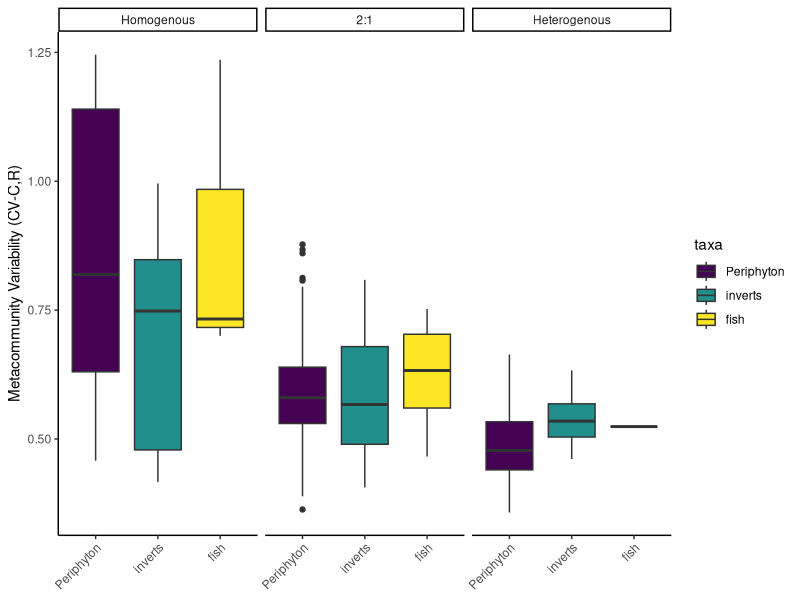
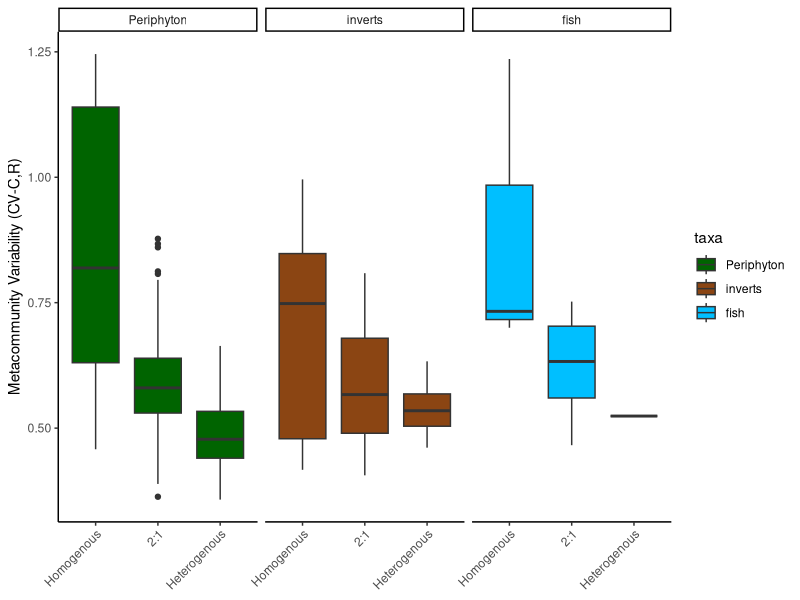
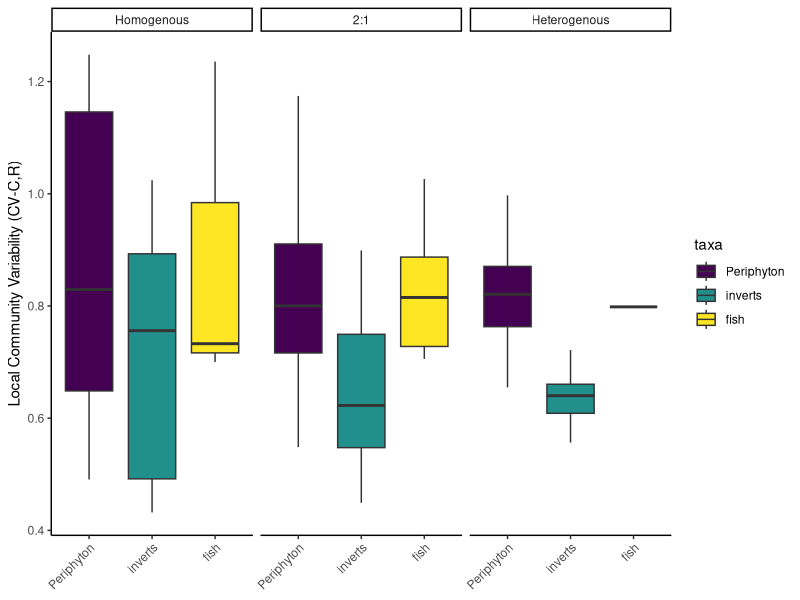
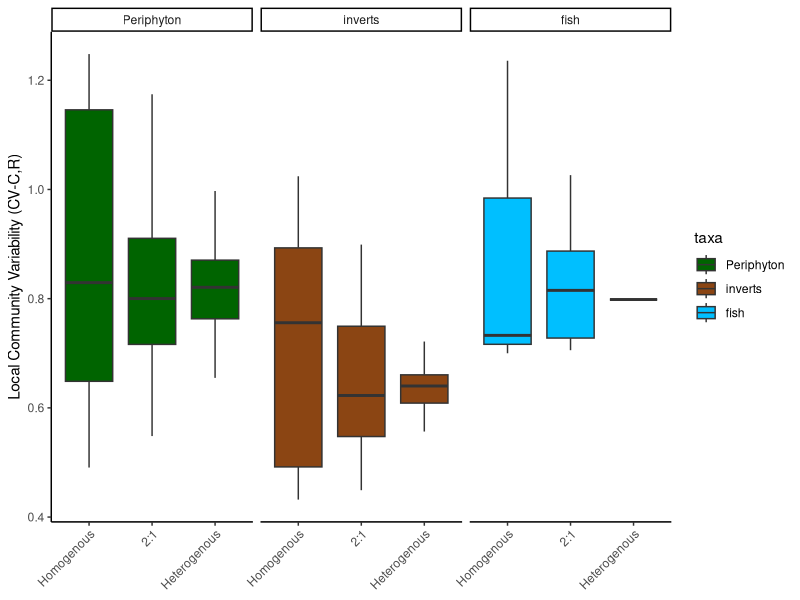
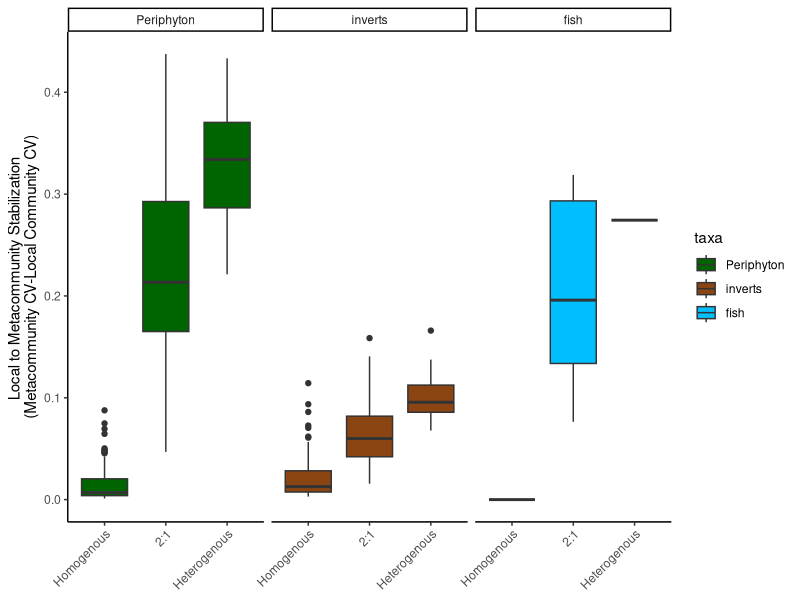
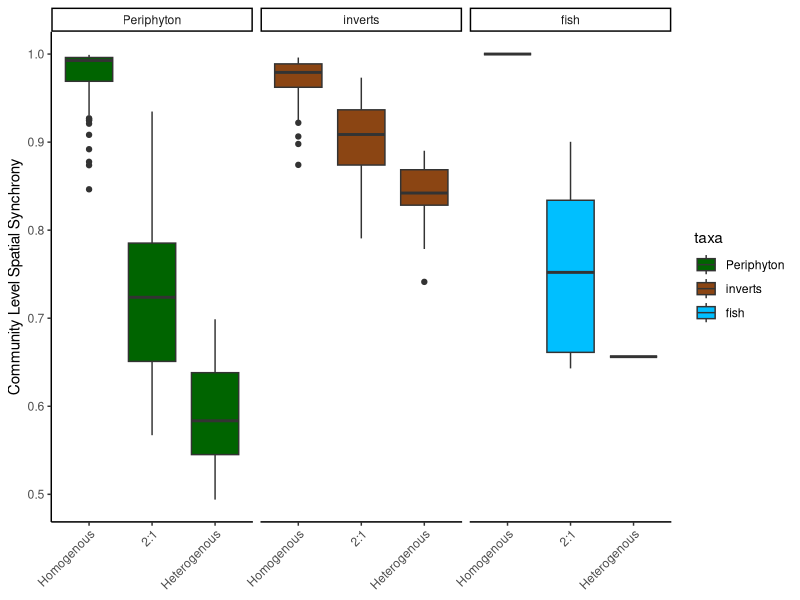
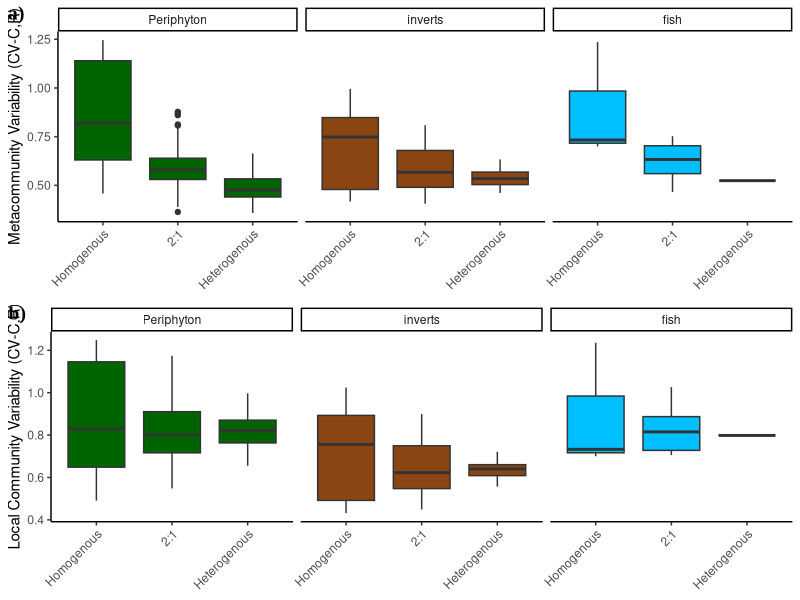
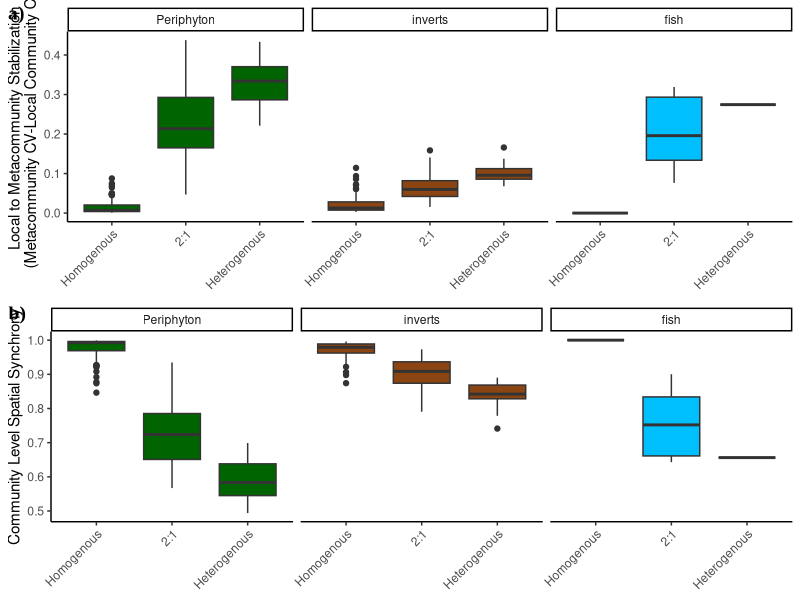

Reproduce these figures in R, in order.
#### Plotting Variance Paritioning Results across all taxa

library(tidyverse)
library(ggplot2)
library(ggpubr)

##Read in variance partitoning results

inverts <- read.csv("data/variance_partitioning_results/invert_var_partition_results_bootstrapped.csv") %>%
  rename(Combination = "Combo") %>%
  select(taxa, Iteration, Combination, combo_type, CV_C_L, CV_C_R, CV_S_L, CV_S_R, phi_C_L2R, phi_S_L2R, phi_S2C_L, phi_S2C_R, cv_diff)

pd <- read.csv("data/variance_partitioning_results/peri_var_partition_results_bootstrapped.csv") %>%
  rename(Combination = "Combo") %>%
  select(taxa, Iteration, Combination, combo_type, CV_C_L, CV_C_R, CV_S_L, CV_S_R, phi_C_L2R, phi_S_L2R, phi_S2C_L, phi_S2C_R, cv_diff)

fish <- read.csv("data/variance_partitioning_results/fish_var_partition_results.csv") %>%
  mutate(Iteration = 1) %>%
  select(taxa, Iteration, Combination, combo_type, CV_C_L, CV_C_R, CV_S_L, CV_S_R, phi_C_L2R, phi_S_L2R, phi_S2C_L, phi_S2C_R, cv_diff)

df <- rbind(inverts, pd, fish)

df$combo_type <- ordered(df$combo_type,
                         levels = c("Homogenous", "2:1", "Heterogenous"))
df$taxa <- ordered(df$taxa,
                   levels = c("Periphyton", "Detritus", "inverts", "fish"))

##
meta_cv <- ggplot(df, aes(x = taxa, y = CV_C_R, group = taxa, fill = taxa)) +
  geom_boxplot() +
  theme_classic() +
  ylab("Metacommunity Variability (CV-C,R)")+
  theme(axis.text.x = element_text(angle = 45, hjust = 1), axis.title.x = element_blank(), legend.position = "right") +
  facet_wrap(~combo_type)
meta_cv

meta_cv_2 <- ggplot(df, aes(x = combo_type, y = CV_C_R, group = combo_type, fill = taxa)) +
  geom_boxplot() +
  scale_fill_manual(values = c("darkgreen", "chocolate4", "deepskyblue", "darksalmon"))+
  theme_classic() +
  ylab("Metacommunity Variability (CV-C,R)")+
  theme(axis.text.x = element_text(angle = 45, hjust = 1), axis.title.x = element_blank(), legend.position = "right") +
  facet_wrap(~taxa, nrow = 1)
meta_cv_2

local_cv <- ggplot(df, aes(x = taxa, y = CV_C_L, group = taxa, fill = taxa)) +
  geom_boxplot() +
  theme_classic() +
  ylab("Local Community Variability (CV-C,R)")+
  theme(axis.text.x = element_text(angle = 45, hjust = 1), axis.title.x = element_blank(), legend.position = "right") +
  facet_wrap(~combo_type)
local_cv

local_cv_2 <- ggplot(df, aes(x = combo_type, y = CV_C_L, group = combo_type, fill = taxa)) +
  geom_boxplot() +
  theme_classic() +
  scale_fill_manual(values = c("darkgreen", "chocolate4", "deepskyblue", "darksalmon"))+
  ylab("Local Community Variability (CV-C,R)")+
  theme(axis.text.x = element_text(angle = 45, hjust = 1), axis.title.x = element_blank(), legend.position = "right") +
  facet_wrap(~taxa, nrow = 1)
local_cv_2


cv_diff<- ggplot(df, aes(x = combo_type, y = cv_diff, group = combo_type, fill = taxa)) +
  geom_boxplot() +
  theme_classic() +
  scale_fill_manual(values = c("darkgreen", "chocolate4", "deepskyblue", "darksalmon"))+
  ylab("Local to Metacommunity Stabilization \n(Metacommunity CV-Local Community CV)")+
  theme(axis.text.x = element_text(angle = 45, hjust = 1), axis.title.x = element_blank(), legend.position = "right") +
  facet_wrap(~taxa, nrow = 1)
cv_diff


comm_async<- ggplot(df, aes(x = combo_type, y = phi_C_L2R, group = combo_type, fill = taxa)) +
  geom_boxplot() +
  theme_classic() +
  scale_fill_manual(values = c("darkgreen", "chocolate4", "deepskyblue", "darksalmon"))+
  ylab("Community Level Spatial Synchrony")+
  theme(axis.text.x = element_text(angle = 45, hjust = 1), axis.title.x = element_blank(), legend.position = "right") +
  facet_wrap(~taxa, nrow = 1)
comm_async


meta_local_cv <- ggarrange(meta_cv_2, local_cv_2, legend = "none", 
                           labels = c("a)", "b)", "c)"),
                           ncol = 1, nrow = 2, font.label = list(colour = "black", size = 14, family = "Times New Roman"))
meta_local_cv

cv_dif_async <- ggarrange(cv_diff, comm_async, legend = "none", 
                           labels = c("a)", "b)"),
                           ncol = 1, nrow = 2, font.label = list(colour = "black", size = 14, family = "Times New Roman"))
cv_dif_async

##Plotting Results without detritus -----------------------
df_2 <- df %>%
  filter(taxa != "Detritus")
df_2$combo_type <- ordered(df_2$combo_type,
                         levels = c("Homogenous", "2:1", "Heterogenous"))
df_2$taxa <- ordered(df_2$taxa,
                   levels = c("Periphyton", "inverts", "fish"))

##

meta_cv_2 <- ggplot(df_2, aes(x = combo_type, y = CV_C_R, group = combo_type, fill = taxa)) +
  geom_boxplot() +
  scale_fill_manual(values = c("darkgreen",  "deepskyblue", "darksalmon"))+
  theme_classic() +
  ylab("Metacommunity Variability (CV-C,R)")+
  theme(axis.title.x = element_blank(), legend.position = "right") +
  facet_wrap(~taxa, nrow = 1)
meta_cv_2


local_cv_2 <- ggplot(df_2, aes(x = combo_type, y = CV_C_L, group = combo_type, fill = taxa)) +
  geom_boxplot() +
  theme_classic() +
  scale_fill_manual(values = c("darkgreen",  "deepskyblue", "darksalmon"))+
  ylab("Local Community Variability (CV-C,R)")+
  theme(axis.title.x = element_blank(), legend.position = "right") +
  facet_wrap(~taxa, nrow = 1)
local_cv_2


cv_diff<- ggplot(df_2, aes(x = combo_type, y = cv_diff, group = combo_type, fill = taxa)) +
  geom_boxplot() +
  theme_classic() +
  scale_fill_manual(values = c("darkgreen",  "deepskyblue", "darksalmon"))+
  ylab("Local to Metacommunity Stabilization \n(Metacommunity CV-Local Community CV)")+
  theme(axis.title.x = element_blank(), legend.position = "right") +
  facet_wrap(~taxa, nrow = 1)
cv_diff


comm_async<- ggplot(df_2, aes(x = combo_type, y = phi_C_L2R, group = combo_type, fill = taxa)) +
  geom_boxplot() +
  theme_classic() +
  scale_fill_manual(values = c("darkgreen",  "deepskyblue", "darksalmon"))+
  ylab("Community Level Spatial Synchrony")+
  theme(axis.title.x = element_blank(), legend.position = "right") +
  facet_wrap(~taxa, nrow = 1)
comm_async


meta_local_cv_2 <- ggarrange(meta_cv_2, local_cv_2, comm_async, legend = "none", 
                           labels = c("a)", "b)", "c)"),
                           ncol = 1, nrow = 3, font.label = list(colour = "black", size = 14, family = "Times New Roman"))
meta_local_cv_2

cv_dif_async_2 <- ggarrange(cv_diff, comm_async, legend = "none", 
                          labels = c("a)", "b)"),
                          ncol = 1, nrow = 2, font.label = list(colour = "black", size = 14, family = "Times New Roman"))
cv_dif_async_2


##Plotting results for predicted climate homogenization gradient (rain, rain-rain-snow (or rain-snow-snow), and then rain-snow-ice) ------------

df_3 <- df_2 %>%
  filter(Combination %in% c("Glacier-fed_Rain-fed_Snow-fed", "Rain-fed_Rain-fed_Rain-fed", "Rain-fed_Snow-fed_Snow-fed")) %>%
  select(taxa, Combination, combo_type, CV_C_R, CV_C_L, cv_diff, phi_C_L2R) %>%
  group_by(taxa, Combination, combo_type) %>%
  summarise_at(vars(CV_C_R, CV_C_L, cv_diff, phi_C_L2R), list(mean = mean, sd = sd))
  

df_3$combo_type <- ordered(df_3$combo_type,
                         levels = c("Homogenous", "2:1", "Heterogenous"))
df_3$taxa <- ordered(df_3$taxa,
                   levels = c("Periphyton", "inverts", "fish"))

##
meta_cv <- ggplot(df_3, aes(x = taxa, y = CV_C_R_mean, group = taxa, fill = taxa)) +
  geom_col() +
  scale_fill_manual(values = c("darkgreen",  "deepskyblue", "darksalmon"))+
  theme_classic() +
  ylab("Metacommunity \nVariability (CV-C,R)")+
  theme(axis.title.x = element_blank(), legend.position = "right") +
  facet_wrap(~combo_type)
meta_cv

meta_cv_2 <- ggplot(df_3, aes(x = combo_type, y = CV_C_R_mean, group = combo_type, fill = taxa)) +
  geom_col() +
  scale_fill_manual(values = c("darkgreen",  "deepskyblue", "darksalmon"))+
  theme_classic() +
  ylab("Metacommunity \nVariability (CV-C,R)")+
  theme(axis.title.y = element_text(size = 14),axis.title.x = element_blank(), legend.position = "right", text = element_text(family = "Times New Roman"), strip.text = element_blank()) +
  facet_wrap(~taxa)
meta_cv_2


##
local_cv <- ggplot(df_3, aes(x = taxa, y = CV_C_L_mean, group = taxa, fill = taxa)) +
  geom_col() +
  scale_fill_manual(values = c("darkgreen",  "deepskyblue", "darksalmon"))+
  theme_classic() +
  ylab("Local Community \nVariability (CV-C,R)")+
  theme(axis.title.x = element_blank(), legend.position = "right", text = element_text(family = "Times New Roman"), strip.text = element_blank()) +
  facet_wrap(~combo_type)
local_cv

local_cv_2 <- ggplot(df_3, aes(x = combo_type, y = CV_C_L_mean, group = combo_type, fill = taxa)) +
  geom_col() +
  scale_fill_manual(values = c("darkgreen",  "deepskyblue", "darksalmon"))+
  theme_classic() +
  ylab("Local Community \nVariability (CV-C,R)")+
  theme(axis.title.y = element_text(size = 14),axis.title.x = element_blank(), legend.position = "right", text = element_text(family = "Times New Roman"), strip.text = element_blank()) +
  facet_wrap(~taxa)
local_cv_2



cv_diff<- ggplot(df_3, aes(x = taxa, y = cv_diff_mean, group = taxa, fill = taxa)) +
  geom_col() +
  theme_classic() +
  scale_fill_manual(values = c("darkgreen",  "deepskyblue", "darksalmon"))+
  ylab("Local to Metacommunity Stabilization \n(Metacommunity CV-Local Community CV)")+
  theme(axis.title.x = element_blank(), legend.position = "right", text = element_text(family = "Times New Roman"), strip.text = element_blank()) +
  facet_wrap(~combo_type, nrow = 1)
cv_diff

cv_diff_2<- ggplot(df_3, aes(x = combo_type, y = cv_diff_mean, group = combo_type, fill = taxa)) +
  geom_col() +
  theme_classic() +
  scale_fill_manual(values = c("darkgreen",  "deepskyblue", "darksalmon"))+
  ylab("Local to Metacommunity Stabilization \n(Metacommunity CV-Local Community CV)")+
  theme(axis.title.y = element_text(size = 14),axis.title.x = element_blank(), legend.position = "right", text = element_text(family = "Times New Roman"), strip.text = element_blank()) +
  facet_wrap(~taxa, nrow = 1)
cv_diff_2

comm_async<- ggplot(df_3, aes(x = taxa, y = phi_C_L2R_mean, group = taxa, fill = taxa)) +
  geom_col() +
  theme_classic() +
  scale_fill_manual(values = c("darkgreen",  "deepskyblue", "darksalmon"))+
  ylab("Community Level \nSpatial Synchrony")+
  theme(axis.title.x = element_blank(), legend.position = "right", text = element_text(family = "Times New Roman"), strip.text = element_blank()) +
  facet_wrap(~combo_type, nrow = 1)
comm_async

comm_async_2<- ggplot(df_3, aes(x = combo_type, y = phi_C_L2R_mean, group = combo_type, fill = taxa)) +
  geom_col() +
  theme_classic() +
  scale_fill_manual(values = c("darkgreen",  "deepskyblue", "darksalmon"))+
  ylab("Community Level \nSpatial Synchrony")+
  theme(axis.title.y = element_text(size = 14), axis.title.x = element_blank(), legend.position = "right", text = element_text(family = "Times New Roman"), strip.text = element_blank()) +
  facet_wrap(~taxa, nrow = 1)
comm_async_2


meta_local_cv <- ggarrange(meta_cv, local_cv, comm_async, legend = "none", 
                             labels = c("a)", "b)", "c)"),
                             ncol = 1, nrow = 3, font.label = list(colour = "black", size = 14, family = "Times New Roman"))
meta_local_cv


meta_local_cv_2 <- ggarrange(meta_cv_2, local_cv_2, comm_async_2, legend = "none", 
                           labels = c("a)", "b)", "c)"),
                           ncol = 1, nrow = 3, font.label = list(colour = "black", size = 14, family = "Times New Roman"))
meta_local_cv_2

final_fig <- ggarrange(meta_local_cv_2, cv_diff_2, legend = "none", ncol = 2, nrow = 1)
final_fig


##Plotting column chart of mean w/ standard deviation -- for all combinations ---------------------
standard_error <- function(x) {
  sd(x, na.rm = TRUE) / sqrt(length(na.omit(x)))
}

df_4 <- df_2 %>%
  # filter(Combination %in% c("Glacier-fed_Rain-fed_Snow-fed", "Rain-fed_Rain-fed_Rain-fed", "Rain-fed_Snow-fed_Snow-fed")) %>%
  select(taxa, Combination, combo_type, CV_C_R, CV_C_L, cv_diff, phi_C_L2R) %>%
  group_by(taxa, combo_type) %>%
  summarise_at(vars(CV_C_R, CV_C_L, cv_diff, phi_C_L2R), 
               list(mean = ~mean(.x, na.rm = TRUE), 
                    sd = ~sd(.x, na.rm = TRUE), 
                    se = ~standard_error(.x)))



df_4$combo_type <- ordered(df_4$combo_type,
                           levels = c("Homogenous", "2:1", "Heterogenous"))
df_4$taxa <- ordered(df_4$taxa,
                     levels = c("Periphyton", "inverts", "fish"))

##
meta_cv <- ggplot(df_4, aes(x = taxa, y = CV_C_R_mean, group = taxa, fill = taxa)) +
  geom_col() +
  geom_errorbar(aes(ymin = CV_C_R_mean - CV_C_R_se, ymax = CV_C_R_mean + CV_C_R_se, group = taxa), position = position_dodge(width = 0.9), width = 0.25) +
  scale_fill_manual(values = c("darkgreen",  "deepskyblue", "darksalmon"))+
  theme_classic() +
  ylab("Metacommunity \nVariability (CV-C,R)")+
  theme(axis.title.x = element_blank(), legend.position = "right", text = element_text(family = "Times New Roman"), strip.text = element_blank()) +
  facet_wrap(~combo_type)
meta_cv

meta_cv_2 <- ggplot(df_4, aes(x = combo_type, y = CV_C_R_mean, group = combo_type, fill = taxa)) +
  geom_col() +
  geom_errorbar(aes(ymin = CV_C_R_mean - CV_C_R_se, ymax = CV_C_R_mean + CV_C_R_se, group = taxa), position = position_dodge(width = 0.9), width = 0.25) +
  scale_fill_manual(values = c("darkgreen",  "deepskyblue", "darksalmon"))+
  theme_classic() +
  ylab("Metacommunity \nVariability (CV-C,R)")+
  theme(axis.title.y = element_text(size = 14),axis.title.x = element_blank(), legend.position = "right",text = element_text(family = "Times New Roman"),  strip.text = element_blank()) +
  facet_wrap(~taxa)
meta_cv_2


##
local_cv <- ggplot(df_4, aes(x = taxa, y = CV_C_L_mean, group = taxa, fill = taxa)) +
  geom_col() +
  geom_errorbar(aes(ymin = CV_C_L_mean - CV_C_L_se, ymax = CV_C_L_mean + CV_C_L_se, group = taxa), position = position_dodge(width = 0.9), width = 0.25) +
  scale_fill_manual(values = c("darkgreen",  "deepskyblue", "darksalmon"))+
  theme_classic() +
  ylab("Local Community \nVariability (CV-C,R)")+
  theme( axis.title.y = element_text(size = 14),axis.title.x = element_blank(), legend.position = "right",text = element_text(family = "Times New Roman"), strip.text = element_blank()) +
  facet_wrap(~combo_type)
local_cv

local_cv_2 <- ggplot(df_4, aes(x = combo_type, y = CV_C_L_mean, group = combo_type, fill = taxa)) +
  geom_col() +
  geom_errorbar(aes(ymin = CV_C_L_mean - CV_C_L_se, ymax = CV_C_L_mean + CV_C_L_se, group = taxa), position = position_dodge(width = 0.9), width = 0.25) +
  scale_fill_manual(values = c("darkgreen",  "deepskyblue", "darksalmon"))+
  theme_classic() +
  ylab("Local Community \nVariability (CV-C,R)")+
  theme(axis.title.y = element_text(size = 14), axis.title.x = element_blank(), legend.position = "right",text = element_text(family = "Times New Roman"), strip.text = element_blank()) +
  facet_wrap(~taxa)
local_cv_2


cv_diff<- ggplot(df_4, aes(x = taxa, y = cv_diff_mean, group = taxa, fill = taxa)) +
  geom_col() +
  geom_errorbar(aes(ymin = cv_diff_mean - cv_diff_se, ymax = cv_diff_mean + cv_diff_se, group = taxa), position = position_dodge(width = 0.9), width = 0.25) +
  theme_classic() +
  scale_fill_manual(values = c("darkgreen",  "deepskyblue", "darksalmon"))+
  ylab("Local to Metacommunity Stabilization \n(Metacommunity CV-Local Community CV)")+
  theme(axis.title.y = element_text(size = 14), axis.title.x = element_blank(), legend.position = "right",text = element_text(family = "Times New Roman"), strip.text = element_blank()) +
  facet_wrap(~combo_type, nrow = 1)
cv_diff

cv_diff_2<- ggplot(df_4, aes(x = combo_type, y = cv_diff_mean, group = combo_type, fill = taxa)) +
  geom_col() +
  geom_errorbar(aes(ymin = cv_diff_mean - cv_diff_se, ymax = cv_diff_mean + cv_diff_se, group = taxa), position = position_dodge(width = 0.9), width = 0.25) +
  theme_classic() +
  scale_fill_manual(values = c("darkgreen",  "deepskyblue", "darksalmon"))+
  ylab("Local to Metacommunity Stabilization \n(Metacommunity CV-Local Community CV)")+
  theme(axis.title.y = element_text(size = 14), axis.title.x = element_blank(), legend.position = "right",text = element_text(family = "Times New Roman"), strip.text = element_blank()) +
  facet_wrap(~taxa, nrow = 1)
cv_diff_2



comm_async<- ggplot(df_4, aes(x = taxa, y = phi_C_L2R_mean, group = taxa, fill = taxa)) +
  geom_col() +
  geom_errorbar(aes(ymin = phi_C_L2R_mean - phi_C_L2R_se, ymax = phi_C_L2R_mean + phi_C_L2R_se, group = taxa), position = position_dodge(width = 0.9), width = 0.25) +
  theme_classic() +
  scale_fill_manual(values = c("darkgreen",  "deepskyblue", "darksalmon"))+
  ylab("Community Level \nSpatial Synchrony")+
  theme(axis.title.y = element_text(size = 14),axis.title.x = element_blank(), legend.position = "right", text = element_text(family = "Times New Roman"), strip.text = element_blank()) +
  facet_wrap(~combo_type, nrow = 1)
comm_async

comm_async_2<- ggplot(df_4, aes(x = combo_type, y = phi_C_L2R_mean, group = combo_type, fill = taxa)) +
  geom_col() +
  geom_errorbar(aes(ymin = phi_C_L2R_mean - phi_C_L2R_se, ymax = phi_C_L2R_mean + phi_C_L2R_se, group = taxa), position = position_dodge(width = 0.9), width = 0.25) +
  theme_classic() +
  scale_fill_manual(values = c("darkgreen",  "deepskyblue", "darksalmon"))+
  ylab("Community Level \nSpatial Synchrony")+
  theme(axis.title.y = element_text(size = 14),axis.title.x = element_blank(), legend.position = "right", text = element_text(family = "Times New Roman"), strip.text = element_blank()) +
  facet_wrap(~taxa, nrow = 1)
comm_async_2


meta_local_cv <- ggarrange(meta_cv, local_cv, comm_async, legend = "none", 
                             labels = c("a)", "b)", "c)"),
                             ncol = 1, nrow = 3, font.label = list(colour = "black", size = 14, family = "Times New Roman"))
meta_local_cv

meta_local_cv_2 <- ggarrange(meta_cv_2, local_cv_2, comm_async_2, legend = "none", 
                           labels = c("a)", "b)", "c)"),
                           ncol = 1, nrow = 3, font.label = list(colour = "black", size = 14, family = "Times New Roman"))
meta_local_cv_2

final_fig <- ggarrange(meta_local_cv_2, cv_diff_2, legend = "none", ncol = 2, nrow = 1)
final_fig

###ANOVAs

meta_aov <- aov(CV_C_R ~ combo_type*taxa, df_2)
summary(meta_aov)
TukeyHSD(meta_aov)


##Unpacking 2:1 ----------------------------
df_5 <- df_2 %>%
  filter(combo_type == "2:1") %>%
  select(taxa, Combination, combo_type, CV_C_R, CV_C_L, cv_diff, phi_C_L2R) %>%
  group_by(taxa, Combination) %>%
  summarise_at(vars(CV_C_R, CV_C_L, cv_diff, phi_C_L2R), 
               list(mean = ~mean(.x, na.rm = TRUE), 
                    sd = ~sd(.x, na.rm = TRUE), 
                    se = ~standard_error(.x)))



df_4$combo_type <- ordered(df_4$combo_type,
                           levels = c("Homogenous", "2:1", "Heterogenous"))
df_4$taxa <- ordered(df_4$taxa,
                     levels = c("Periphyton", "inverts", "fish"))

##
meta_cv <- ggplot(df_5, aes(x = taxa, y = CV_C_R_mean, group = taxa, fill = taxa)) +
  geom_col() +
  geom_errorbar(aes(ymin = CV_C_R_mean - CV_C_R_se, ymax = CV_C_R_mean + CV_C_R_se, group = taxa), position = position_dodge(width = 0.9), width = 0.25) +
  scale_fill_manual(values = c("darkgreen",  "deepskyblue", "darksalmon"))+
  theme_classic() +
  ylab("Metacommunity Variability (CV-C,R)")+
  theme(axis.title.x = element_blank(), legend.position = "right") +
  facet_wrap(~Combination)
meta_cv

meta_cv_2 <- ggplot(df_5, aes(x = Combination, y = CV_C_R_mean, group = Combination, fill = taxa)) +
  geom_col() +
  geom_errorbar(aes(ymin = CV_C_R_mean - CV_C_R_se, ymax = CV_C_R_mean + CV_C_R_se, group = taxa), position = position_dodge(width = 0.9), width = 0.25) +
  scale_fill_manual(values = c("darkgreen",  "deepskyblue", "darksalmon"))+
  theme_classic() +
  ylab("Metacommunity Variability (CV-C,R)")+
  theme(axis.text.x = element_text(angle = 45, hjust = 1), axis.title.x = element_blank(), legend.position = "right") +
  facet_wrap(~taxa)
meta_cv_2


##
local_cv <- ggplot(df_5, aes(x = taxa, y = CV_C_L_mean, group = taxa, fill = taxa)) +
  geom_col() +
  geom_errorbar(aes(ymin = CV_C_L_mean - CV_C_L_se, ymax = CV_C_L_mean + CV_C_L_se, group = taxa), position = position_dodge(width = 0.9), width = 0.25) +
  scale_fill_manual(values = c("darkgreen",  "deepskyblue", "darksalmon"))+
  theme_classic() +
  ylab("Local Community Variability (CV-C,R)")+
  theme( axis.title.x = element_blank(), legend.position = "right") +
  facet_wrap(~Combination)
local_cv

local_cv_2 <- ggplot(df_5, aes(x = Combination, y = CV_C_L_mean, group = Combination, fill = taxa)) +
  geom_col() +
  geom_errorbar(aes(ymin = CV_C_L_mean - CV_C_L_se, ymax = CV_C_L_mean + CV_C_L_se, group = taxa), position = position_dodge(width = 0.9), width = 0.25) +
  scale_fill_manual(values = c("darkgreen",  "deepskyblue", "darksalmon"))+
  theme_classic() +
  ylab("Local Community Variability (CV-C,R)")+
  theme(axis.text.x = element_text(angle = 45, hjust = 1), axis.title.x = element_blank(), legend.position = "right") +
  facet_wrap(~taxa)
local_cv_2


cv_diff<- ggplot(df_5, aes(x = taxa, y = cv_diff_mean, group = taxa, fill = taxa)) +
  geom_col() +
  geom_errorbar(aes(ymin = cv_diff_mean - cv_diff_se, ymax = cv_diff_mean + cv_diff_se, group = taxa), position = position_dodge(width = 0.9), width = 0.25) +
  theme_classic() +
  scale_fill_manual(values = c("darkgreen",  "deepskyblue", "darksalmon"))+
  ylab("Local to Metacommunity Stabilization \n(Metacommunity CV-Local Community CV)")+
  theme( axis.title.x = element_blank(), legend.position = "right") +
  facet_wrap(~Combination)
cv_diff

cv_diff_2<- ggplot(df_5, aes(x = Combination, y = cv_diff_mean, group = Combination, fill = taxa)) +
  geom_col() +
  geom_errorbar(aes(ymin = cv_diff_mean - cv_diff_se, ymax = cv_diff_mean + cv_diff_se, group = taxa), position = position_dodge(width = 0.9), width = 0.25) +
  theme_classic() +
  scale_fill_manual(values = c("darkgreen",  "deepskyblue", "darksalmon"))+
  ylab("Local to Metacommunity Stabilization \n(Metacommunity CV-Local Community CV)")+
  theme( axis.text.x = element_text(angle = 45, hjust = 1),axis.title.x = element_blank(), legend.position = "right") +
  facet_wrap(~taxa, nrow = 1)
cv_diff_2



comm_async<- ggplot(df_5, aes(x = taxa, y = phi_C_L2R_mean, group = taxa, fill = taxa)) +
  geom_col() +
  geom_errorbar(aes(ymin = phi_C_L2R_mean - phi_C_L2R_se, ymax = phi_C_L2R_mean + phi_C_L2R_se, group = taxa), position = position_dodge(width = 0.9), width = 0.25) +
  theme_classic() +
  scale_fill_manual(values = c("darkgreen",  "deepskyblue", "darksalmon"))+
  ylab("Community Level Spatial Synchrony")+
  theme(axis.title.x = element_blank(), legend.position = "right") +
  facet_wrap(~Combination)
comm_async

comm_async_2<- ggplot(df_5, aes(x = Combination, y = phi_C_L2R_mean, group = Combination, fill = taxa)) +
  geom_col() +
  geom_errorbar(aes(ymin = phi_C_L2R_mean - phi_C_L2R_se, ymax = phi_C_L2R_mean + phi_C_L2R_se, group = taxa), position = position_dodge(width = 0.9), width = 0.25) +
  theme_classic() +
  scale_fill_manual(values = c("darkgreen",  "deepskyblue", "darksalmon"))+
  ylab("Community Level Spatial Synchrony")+
  theme(axis.text.x = element_text(angle = 45, hjust = 1),axis.title.x = element_blank(), legend.position = "right") +
  facet_wrap(~taxa, nrow = 1)
comm_async_2


meta_local_cv <- ggarrange(meta_cv, local_cv, comm_async, legend = "none", 
                           labels = c("a)", "b)", "c)"),
                           ncol = 1, nrow = 3, font.label = list(colour = "black", size = 14, family = "Times New Roman"))
meta_local_cv

meta_local_cv_2 <- ggarrange(meta_cv_2, local_cv_2, comm_async_2, legend = "none", 
                             labels = c("a)", "b)", "c)"),
                             ncol = 1, nrow = 3, font.label = list(colour = "black", size = 14, family = "Times New Roman"))
meta_local_cv_2

##Unpacking Homogenous ----------------------------
df_6 <- df_2 %>%
  filter(combo_type == "Homogenous") %>%
  select(taxa, Combination, combo_type, CV_C_R, CV_C_L, cv_diff, phi_C_L2R) %>%
  group_by(taxa, Combination) %>%
  summarise_at(vars(CV_C_R, CV_C_L, cv_diff, phi_C_L2R), 
               list(mean = ~mean(.x, na.rm = TRUE), 
                    sd = ~sd(.x, na.rm = TRUE), 
                    se = ~standard_error(.x)))



df_6$Combination <- ordered(df_6$Combination,
                           levels = c("Glacier-fed_Glacier-fed_Glacier-fed", "Snow-fed_Snow-fed_Snow-fed", "Rain-fed_Rain-fed_Rain-fed"))

##
meta_cv <- ggplot(df_6, aes(x = taxa, y = CV_C_R_mean, group = taxa, fill = taxa)) +
  geom_col() +
  geom_errorbar(aes(ymin = CV_C_R_mean - CV_C_R_se, ymax = CV_C_R_mean + CV_C_R_se, group = taxa), position = position_dodge(width = 0.9), width = 0.25) +
  scale_fill_manual(values = c("darkgreen",  "deepskyblue", "darksalmon"))+
  theme_classic() +
  ylab("Metacommunity Variability (CV-C,R)")+
  theme(axis.title.x = element_blank(), legend.position = "right") +
  facet_wrap(~Combination)
meta_cv

meta_cv_2 <- ggplot(df_6, aes(x = Combination, y = CV_C_R_mean, group = Combination, fill = taxa)) +
  geom_col() +
  geom_errorbar(aes(ymin = CV_C_R_mean - CV_C_R_se, ymax = CV_C_R_mean + CV_C_R_se, group = taxa), position = position_dodge(width = 0.9), width = 0.25) +
  scale_fill_manual(values = c("darkgreen",  "deepskyblue", "darksalmon"))+
  theme_classic() +
  ylab("Metacommunity Variability (CV-C,R)")+
  theme(axis.text.x = element_text(angle = 45, hjust = 1), axis.title.x = element_blank(), legend.position = "right") +
  facet_wrap(~taxa)
meta_cv_2


##
local_cv <- ggplot(df_6, aes(x = taxa, y = CV_C_L_mean, group = taxa, fill = taxa)) +
  geom_col() +
  geom_errorbar(aes(ymin = CV_C_L_mean - CV_C_L_se, ymax = CV_C_L_mean + CV_C_L_se, group = taxa), position = position_dodge(width = 0.9), width = 0.25) +
  scale_fill_manual(values = c("darkgreen",  "deepskyblue", "darksalmon"))+
  theme_classic() +
  ylab("Local Community Variability (CV-C,R)")+
  theme( axis.title.x = element_blank(), legend.position = "right") +
  facet_wrap(~Combination)
local_cv

local_cv_2 <- ggplot(df_6, aes(x = Combination, y = CV_C_L_mean, group = Combination, fill = taxa)) +
  geom_col() +
  geom_errorbar(aes(ymin = CV_C_L_mean - CV_C_L_se, ymax = CV_C_L_mean + CV_C_L_se, group = taxa), position = position_dodge(width = 0.9), width = 0.25) +
  scale_fill_manual(values = c("darkgreen",  "deepskyblue", "darksalmon"))+
  theme_classic() +
  ylab("Local Community Variability (CV-C,R)")+
  theme(axis.text.x = element_text(angle = 45, hjust = 1), axis.title.x = element_blank(), legend.position = "right") +
  facet_wrap(~taxa)
local_cv_2


cv_diff<- ggplot(df_6, aes(x = taxa, y = cv_diff_mean, group = taxa, fill = taxa)) +
  geom_col() +
  geom_errorbar(aes(ymin = cv_diff_mean - cv_diff_se, ymax = cv_diff_mean + cv_diff_se, group = taxa), position = position_dodge(width = 0.9), width = 0.25) +
  theme_classic() +
  scale_fill_manual(values = c("darkgreen",  "deepskyblue", "darksalmon"))+
  ylab("Local to Metacommunity Stabilization \n(Metacommunity CV-Local Community CV)")+
  theme( axis.title.x = element_blank(), legend.position = "right") +
  facet_wrap(~Combination)
cv_diff

cv_diff_2<- ggplot(df_6, aes(x = Combination, y = cv_diff_mean, group = Combination, fill = taxa)) +
  geom_col() +
  geom_errorbar(aes(ymin = cv_diff_mean - cv_diff_se, ymax = cv_diff_mean + cv_diff_se, group = taxa), position = position_dodge(width = 0.9), width = 0.25) +
  theme_classic() +
  scale_fill_manual(values = c("darkgreen",  "deepskyblue", "darksalmon"))+
  ylab("Local to Metacommunity Stabilization \n(Metacommunity CV-Local Community CV)")+
  theme( axis.text.x = element_text(angle = 45, hjust = 1),axis.title.x = element_blank(), legend.position = "right") +
  facet_wrap(~taxa, nrow = 1)
cv_diff_2



comm_async<- ggplot(df_6, aes(x = taxa, y = phi_C_L2R_mean, group = taxa, fill = taxa)) +
  geom_col() +
  geom_errorbar(aes(ymin = phi_C_L2R_mean - phi_C_L2R_se, ymax = phi_C_L2R_mean + phi_C_L2R_se, group = taxa), position = position_dodge(width = 0.9), width = 0.25) +
  theme_classic() +
  scale_fill_manual(values = c("darkgreen",  "deepskyblue", "darksalmon"))+
  ylab("Community Level Spatial Synchrony")+
  theme(axis.title.x = element_blank(), legend.position = "right") +
  facet_wrap(~Combination)
comm_async

comm_async_2<- ggplot(df_6, aes(x = Combination, y = phi_C_L2R_mean, group = Combination, fill = taxa)) +
  geom_col() +
  geom_errorbar(aes(ymin = phi_C_L2R_mean - phi_C_L2R_se, ymax = phi_C_L2R_mean + phi_C_L2R_se, group = taxa), position = position_dodge(width = 0.9), width = 0.25) +
  theme_classic() +
  scale_fill_manual(values = c("darkgreen",  "deepskyblue", "darksalmon"))+
  ylab("Community Level Spatial Synchrony")+
  theme(axis.text.x = element_text(angle = 45, hjust = 1),axis.title.x = element_blank(), legend.position = "right") +
  facet_wrap(~taxa, nrow = 1)
comm_async_2


meta_local_cv <- ggarrange(meta_cv, local_cv, comm_async, legend = "none", 
                           labels = c("a)", "b)", "c)"),
                           ncol = 1, nrow = 3, font.label = list(colour = "black", size = 14, family = "Times New Roman"))
meta_local_cv

meta_local_cv_2 <- ggarrange(meta_cv_2, local_cv_2, comm_async_2, legend = "none", 
                             labels = c("a)", "b)", "c)"),
                             ncol = 1, nrow = 3, font.label = list(colour = "black", size = 14, family = "Times New Roman"))
meta_local_cv_2
